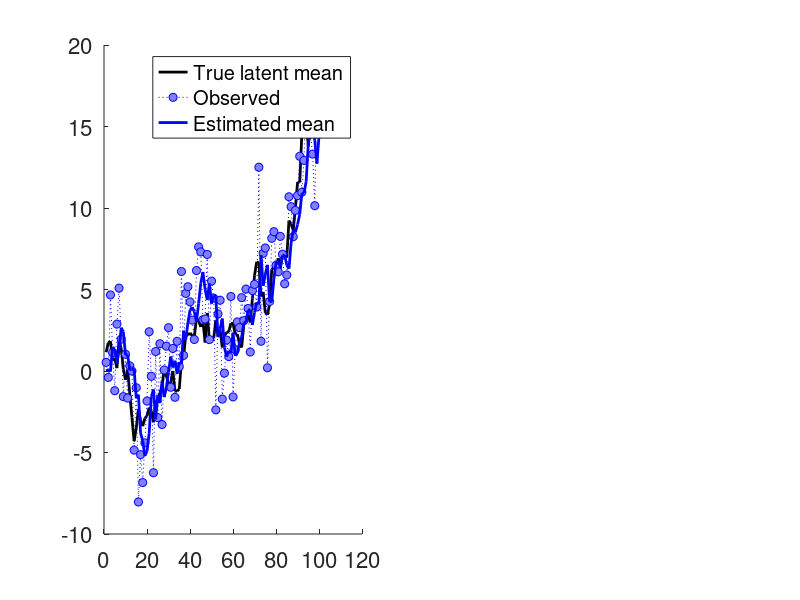

MATLAB code for this plot: (Note: this script raises an error after producing the figure.)
%% Kalman filter

n = 100; %number of trials to simulate

% generative model: 'true' parameters
% -------------------------------------------------------------------------
sh = 1;  % variance of random walk step (drift in true mean)
se = 5;  % variance of observation noise

% generate data, conditional on model parameters
% -------------------------------------------------------------------------

m_true = cumsum(randn(n,1) * sqrt(sh));         % sequence of true values, random walk with var = sh, std = sqrt(sh)
obs_values = m_true + randn(n,1) * sqrt(se);    % sequence of observations; obs noise is independent across time

% estimate mean m_hat, conditional on model parameters
% -------------------------------------------------------------------------

% the 'oracle' Kalman filter knows the true parameter values sh and se
sh_hat = sh;  % estimated true drift variance
se_hat = se;  % estimated observation noise variance

m_hat = zeros(n+1,1);                    % fitted (estimated) sequence of true means; zero for first trial
s_hat = zeros(n+1,1);                    % fitted (estimated) sequence of true variances; sh for first trial
s_hat(1) = sh_hat;

for i = 1:n
    
    m_hat(i+1) = (m_hat(i) * se_hat + obs_values(i) * s_hat(i)) / (se_hat + s_hat(i));  % precision-weighted mean
    s_hat(i+1) = se_hat * s_hat(i) / (se_hat + s_hat(i)) + sh_hat;
    
end

% plot
figure(4), clf, subplot(1, 2, 1); set(gca, 'FontSize', 16); hold on
plot(m_true,'k', 'LineWidth', 2)
plot(obs_values,'bo:', 'LineWidth', .5, 'MarkerFaceColor', [.5 .5 1])
plot(m_hat,'b', 'LineWidth', 2)

legend({'True latent mean' 'Observed' 'Estimated mean'});
b = fill([1:n+1,n+1:-1:1], [m_hat-sqrt(s_hat);flipud(m_hat+sqrt(s_hat))],[.8 .8 1], 'linestyle','none');
alpha(b,.5)
axis tight

title('Oracle Kalman filter')

%% Now estimate parameters

% If we do not know the true variance parameters sh and se, we need to
% estimate them: 
ssq = @(x) sum(x .^ 2); %  sums of squares

% Objective function to minimize: Diff between observed and smoothed fits
err_fun = @(se_hat_sh_hat) ssq(obs_values -  est_kalman_simple(obs_values, se_hat_sh_hat(1), se_hat_sh_hat(2)));

b_start = std(obs_values) * [.7 .3]; % Naive guess at parameters

b_hat = fminsearch(err_fun, b_start); % find the best parameters, b_hat
                                    % this may not be a parameterization
                                    % that returns very efficient
                                    % (high-power for inference) estimates, though!

% generate fits
% This function returns fits given parameter estimates - the "forward model"
[m_hat, s_hat] = est_kalman_simple(obs_values, b_hat(1), b_hat(2));

% Print true and estimated parameters
fprintf('True:\t%3.2f %3.2f\nEst:\t%3.2f %3.2f\n', se, sh, b_hat(1), b_hat(2));

subplot(1, 2, 2); cla, set(gca, 'FontSize', 16); hold on

plot(m_true,'k', 'LineWidth', 2)
plot(obs_values,'bo:', 'LineWidth', .5, 'MarkerFaceColor', [.5 .5 1])
plot(m_hat,'b', 'LineWidth', 2)

legend({'True latent mean' 'Observed' 'Estimated mean'});
b = fill([1:n,n:-1:1], [m_hat-sqrt(s_hat);flipud(m_hat+sqrt(s_hat))],[.8 .8 1], 'linestyle','none');
alpha(b,.5)
axis tight

title('Fitted Kalman filter')

%% How does the model perform?
% Now simulate bias and variance in parameter estimates

niter = 1000;

param_est = zeros(niter, 2);

[sse, sse_loss] = deal(zeros(niter, 1));

for i = 1:niter
    
% generate data, conditional on model parameters
% -------------------------------------------------------------------------

m_true = cumsum(randn(n,1) * sqrt(sh));         % sequence of true values, random walk with var = sh, std = sqrt(sh)
obs_values = m_true + randn(n,1) * sqrt(se);    % sequence of observations; obs noise is independent across time

% fit the model, find best parameters
% -------------------------------------------------------------------------

err_fun = @(se_hat_sh_hat) ssq(obs_values -  est_kalman_simple(obs_values, se_hat_sh_hat(1), se_hat_sh_hat(2)));
b_start = var(obs_values) * [.7 .3]; % Naive guess at parameters
b_hat = fminsearch(err_fun, b_start); % find the best parameters, b_hat

param_est(i, :) = b_hat;
sse(i, 1) = err_fun(b_hat);

sse_loss(i, 1) = sse(i, 1) - err_fun([se sh]); % difference between estimated and optimal error

end

figure(3); 
barplot_columns(param_est, 'nofig');

%% Markov chain stationary distribution

T = [.6 .1 .1;.3 .8 0;.1 .1 .9]; %transition matrix
p = [.2;.3;.5]; %stationary distribution

disp('Trasition matrix (T):'),disp(T)
disp('Stationary distributions (p):'),disp(p)
disp('T*p:'),disp(T*p)

n = 10000; %number of steps to run
burn = 1000; %initial steps to discard
space = 10; %spacing of samples to save

sample = zeros((n-burn)/space,1);
m_true = randi(3); %random starting state
for i=1:n
    m_true = find(rand<cumsum(T(:,m_true)),1); %sample according to xth column of T
    if i>burn && mod(i,space)==0
        sample((i-burn)/space) = m_true; %save this sample
    end
end

p = [mean(sample==1) mean(sample==2) mean(sample==3)]; %proportion for each state
disp(['Simulated proportions: ' num2str(p)]) %display proportions
disp(['Standard errors: ' num2str(sqrt(p.*(1-p)*space/(n-burn)))]) %standard errors assuming independence


